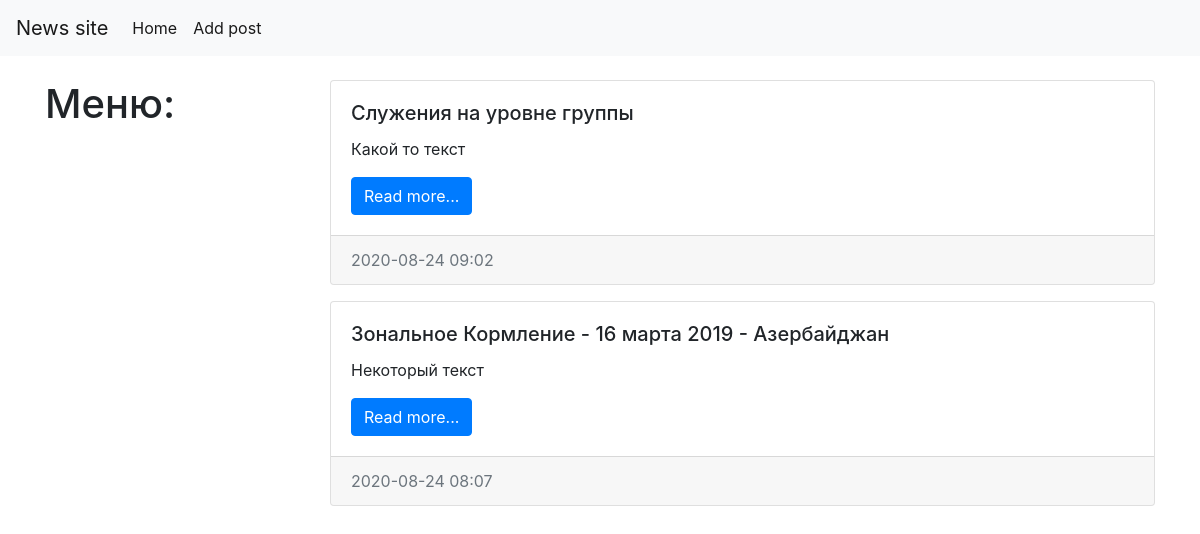
The app's page /, older data.
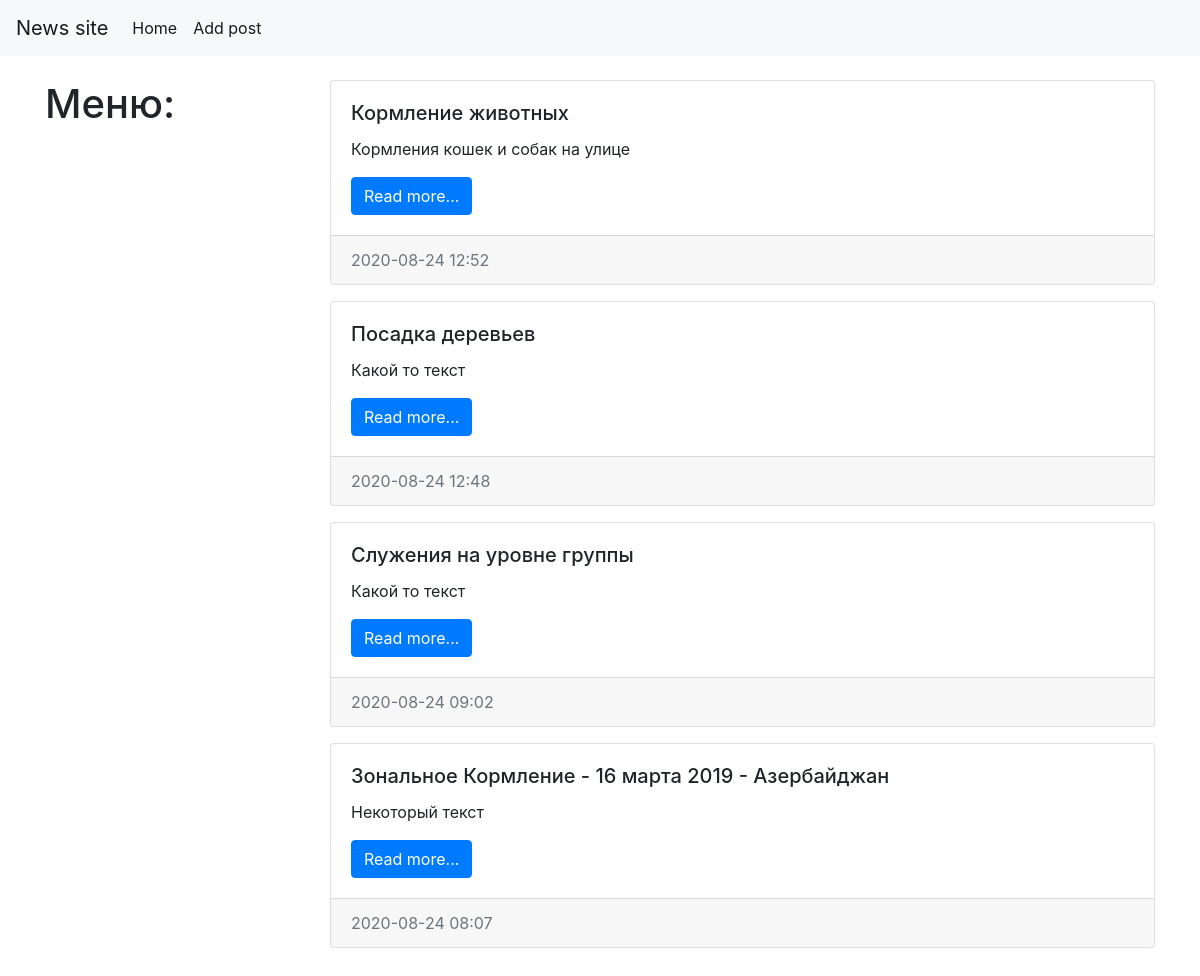
The same page, newer data.
### reports/models.py (models this page shows, shortened)
class Report(models.Model):
    title = models.CharField(max_length=150, verbose_name="Имя статьи")
    content = models.TextField(blank=True, verbose_name="Контент")
    updated_at = models.DateTimeField(auto_now=True, verbose_name="Дата обновления")
    category = models.ForeignKey('Category', on_delete=models.PROTECT, null=True)
    created_at = models.DateTimeField(auto_now_add=True, verbose_name="Дата создания")
    is_published = models.BooleanField(default=True, verbose_name="Опубликовано")
    class Meta:
        verbose_name = "Отчет"
        verbose_name_plural = "Отчеты"
        ordering = ['-created_at']

### reports/views.py (the view)
# urls.py: path('', index, name='home'),
def index(request):
    reports = Report.objects.all()
    context = {
        'reports' : reports,
        'title': 'Список статей'
    }
    return render(request, template_name='reports/index.html', context = context)

### templates/reports/index.html
{% extends 'base.html' %}
{% block sidebar %}
    <h1>Меню:</h1>
{% endblock %}
{% block content %}
    {% for item in reports %}
        <div class="card mb-3">
                    <div class="card-body">
                        <div class="media">
                            <div class="media-body">
                                <h5 class="card-title">{{ item.title }}</h5>
                                <p class="card-text">{{ item.content }}</p>
                                <a href="#" class="btn btn-primary">Read more...</a>
                            </div>
                        </div>
                    </div>
                    <div class="card-footer text-muted">
                        {{ item.created_at|date:"Y-m-d H:i" }}
                    </div>
                </div>
    {% endfor %}
{% endblock %}

### templates/base.html (shortened to what this page needs)
{% load static %}
<!DOCTYPE html>
<html lang="en">
<head>
    <link rel="stylesheet" href="{% static "bootstrap/css/bootstrap.min.css" %}">
    <link rel="stylesheet" href="{% static "css/style.css" %}">
</head>
<body>
{% include 'reports/_nav.html' %}
<div class="container mb-3">
    <div class="row mt-4">
        <div class="col-md-3">
            {% block sidebar %} Sidebar {% endblock %}
        </div>
        <div class="col-md-9">
            {% block content %} Content {% endblock %}
        </div>
    </div>
</div>
</body>
</html>

### templates/reports/_nav.html (shortened to what this page needs)
<nav class="navbar navbar-expand-lg navbar-light bg-light">
    <a class="navbar-brand" href="{% url 'home' %}">News site</a>
    <div class="collapse navbar-collapse" id="navbarSupportedContent">
        <ul class="navbar-nav mr-auto">
            <li class="nav-item active"><a class="nav-link" href="{% url 'home' %}">Home</a></li>
            <li class="nav-item active"><a class="nav-link" href="{%  url 'add_report' %}">Add post</a></li>
        </ul>
    </div>
</nav>

### date_warehouse/static/css/style.css (style rules this page uses)
body { background-color: white; }

Row changes from the older to the newer data that the page shows:
added Report: title "Кормление животных", content "Кормления кошек и собак на улице", created_at "2020-08-24 12:52"
added Report: title "Посадка деревьев", content "Какой то текст", created_at "2020-08-24 12:48"
